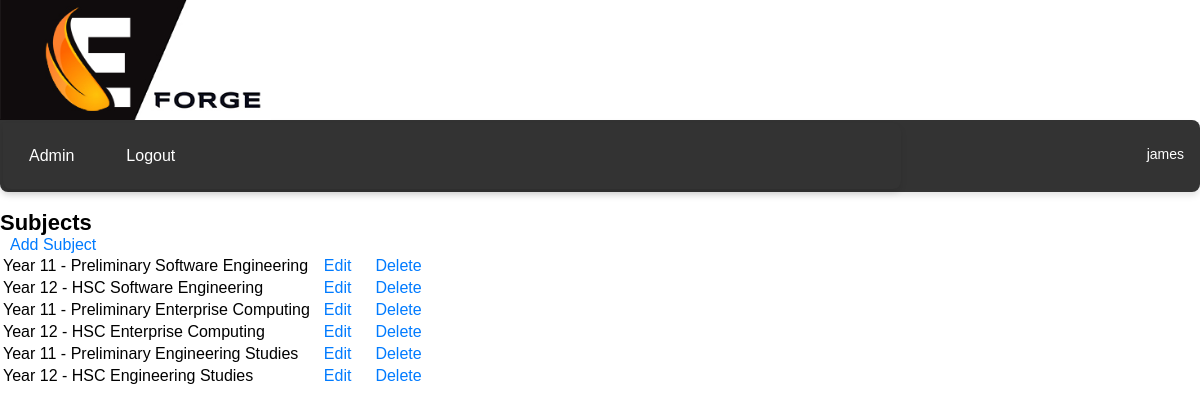
The app's page /textbook/subject/ (signed in) with its own data.
### textbook/models.py (models this page shows, shortened)
class Subject(models.Model):
    LA_CHOICES = [
        ('ENG', 'English'),
        ('MATH', 'Mathematics'),
        ('SCI', 'Science'),
        ('TAS', 'Technological & Applied Studies'),
        ('HSIE', 'Human Society & its Environment'),
        ('CA', 'Creative Arta'),
        ('PDH', 'Personal Development, Health & Physical Eduction'),
        ('LANG', 'Languages'),
        ('VET', 'Vocational Eduaction & Training'),
    ]
    STAGE_CHOICES = [
        ('K', 'Early Stage 1 - Kindergarten'),
        ('1', 'Stage 1 - Years 1 & 2'),
        ('2', 'Stage 2 - Years 3 & 4'),
        ('3', 'Stage 3 - Years 5 & 6'),
        ('4', 'Stage 4 - Years 7 & 8'),
        ('5', 'Stage 5 - Years 9 & 10'),
        ('6', 'Stage 6 - Years 11 & 12'),
    ]
    YEAR_CHOICES = [
        ('K', 'Kindergarten'),
        ('1', 'Year 1'),
        ('2', 'Year 2'),
        ('3', 'Year 3'),
        ('4', 'Year 4'),
        ('5', 'Year 5'),
        ('6', 'Year 6'),
        ('7', 'Year 7'),
        ('8', 'Year 8'),
        ('9', 'Year 9'),
        ('10', 'Year 10'),
        ('11', 'Year 11'),
        ('12', 'Year 12'),
    ]
    subject_name = models.CharField(max_length=100, default='')
    learning_area = models.CharField(max_length=4, choices=LA_CHOICES, default='TAS')
    stage = models.CharField(max_length=1, choices=STAGE_CHOICES, default='6')
    year = models.CharField(max_length=2, choices=YEAR_CHOICES, default='12')

### textbook/views.py (the view)
# urls.py: path('subject/', SubjectList.as_view(), name='subject_list'),
class SubjectList(LoginRequiredMixin, ListView):
    model = Subject
    context_object_name = 'subjects'
    template_name = 'textbook/subject_list.html'

### users/context_processors.py (called while the page is built)
def schools_list_processor(request):
    if not request.user.is_authenticated:
        return {}
    user_profile = request.user.userprofile
    if user_profile.user_type == 'teacher':
        schools_list = user_profile.schools.all()
    elif user_profile.user_type == 'student':
        schools_list = user_profile.schools.all()
    else:
        schools_list = []
    return {'schools_list': schools_list}

### textbook/templates/textbook/subject_list.html (shortened to what this page needs)
{% extends "users/layout.html" %}
{% load static %}
{% block body %}
<h2>Subjects</h2>
<a href="{% url 'textbook:subject_add' %}">Add Subject</a>
<table class="list-view">
    {% for subject in subjects %}
    <tr>
        <td>
            Year {{ subject.year }} - {{ subject.subject_name }}
        </td>
        <td>
            <a href="{% url 'textbook:subject_edit' subject.id %}">Edit</a>
        </td>
        <td>
            <a href="{% url 'textbook:subject_delete' subject.id %}">Delete</a>
        </td>
    </tr>
    {% endfor %}
</table>
{% endblock %}

### users/templates/users/layout.html (shortened to what this page needs)
{% load static %}
<!DOCTYPE html>
<html lang="en">
<head>
    <link href="{% static 'users/styles.css' %}" rel="stylesheet">
</head>
<body>
    <div class="logo">
        <img src="{% static 'users/logo.jpg' %}" alt="Logo">
    </div>
    <div class="menu">
        <table style="width: 100%;"><tr>
            <td>
                {% if user.is_authenticated %}
                    <ul class="menu">
                        {% url 'users:school_user' as school_user_url %}
                        {% url 'users:create_teacher' as create_teacher_url %}
                        {% url 'users:teacher_classes' as teacher_classes_url %}
                        {% url 'users:teacher_subjects' as teacher_subjects_url %}
                        {% url 'textbook:lesson_schedule' as lesson_schedule_url %}
                        {% url 'textbook:study_materials' as study_materials_url %}
                        {% url 'users:logout' as logout_url %}
                        {% if user.is_superuser %}
                            <li><a href="{{ school_user_url }}" class="{% if request.path == school_user_url %}active{% endif %}">Admin</a></li>
                        {% elif user.userprofile.user_type == 'school' %}
                            <li><a href="{{ school_user_url }}" class="{% if request.path == school_user_url %}active{% endif %}">Admin</a></li>
                        {% elif user.userprofile.user_type == 'teacher' %}
                            <li><a href="{{ teacher_classes_url }}" class="{% if request.path == teacher_classes_url %}active{% endif %}">Classes</a></li>
                            <li><a href="{{ teacher_subjects_url }}" class="{% if request.path == teacher_subjects_url %}active{% endif %}">Subjects</a></li>
                            {% endif %}
                        <li><a href="{{ logout_url }}" class="{% if request.path == logout_url %}active{% endif %}">Logout</a></li>
                    </ul>
                {% endif %}
            </td>
            <td>
                {% if user.is_authenticated %}
                    <div class="user-info">
                        <table class="right-aligned-table">
                            <tr>
                                <td>
                                    <span>{{ user.username }}</span>
                                </td>
                            </tr>
                            <tr>
                                <td>
                                </td>
                            </tr>
                        </table>
                    </div>
                {% endif %}
            </td>
        </tr></table>
    </div>
{% block body %}
{% endblock %}
</body>
</html>

### users/static/users/styles.css (style rules this page uses)
html, body { width: 100%; font-family: Arial, sans-serif; padding: 0; margin: 0; }
h2, h3, h4, p, .question, .answer, .message, .list-view { margin-bottom: 0px; }
h2 { font-size: 22px; }
.logo img { height: 120px; width: auto; display: block; }
.user-info { display: flex; align-items: right; padding: 10px; font-size: 14px; color: #ffffff; }
.right-aligned-table { width: 100%; text-align: right; }
.menu { list-style-type: none; width: 100%; margin: 0; padding: 0; display: flex; align-items: center; background-color: #333; border-radius: 0 8px 8px 8px; box-shadow: 0 4px 6px rgba(0,0,0,0.1); }
.menu li a { display: block; color: white; text-align: center; padding: 14px 16px; text-decoration: none; border-radius: 8px 8px 0 0; font-family: Arial, sans-serif; }
a { font-family: Arial, sans-serif; color: #007BFF; text-decoration: none; transition: color 0.2s; margin: 10px; }

### records on screen
Subject: year "11", subject_name "Preliminary Software Engineering"
Subject: year "12", subject_name "HSC Software Engineering"
Subject: year "11", subject_name "Preliminary Enterprise Computing"
Subject: year "12", subject_name "HSC Enterprise Computing"
Subject: year "11", subject_name "Preliminary Engineering Studies"
Subject: year "12", subject_name "HSC Engineering Studies"

### other values on screen
{{ user.username }} "james"
